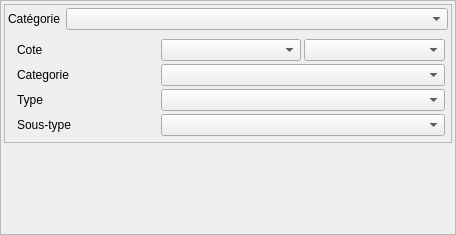
<?xml version="1.0" encoding="UTF-8"?>
<ui version="4.0">
 <class>Form</class>
 <widget class="QWidget" name="Form">
  <property name="geometry">
   <rect>
    <x>0</x>
    <y>0</y>
    <width>456</width>
    <height>235</height>
   </rect>
  </property>
  <property name="windowTitle">
   <string>Form</string>
  </property>
  <layout class="QVBoxLayout" name="verticalLayout_2" stretch="20">
   <property name="leftMargin">
    <number>0</number>
   </property>
   <property name="topMargin">
    <number>0</number>
   </property>
   <property name="rightMargin">
    <number>0</number>
   </property>
   <property name="bottomMargin">
    <number>0</number>
   </property>
   <item>
    <widget class="QFrame" name="frame">
     <property name="frameShape">
      <enum>QFrame::StyledPanel</enum>
     </property>
     <property name="frameShadow">
      <enum>QFrame::Raised</enum>
     </property>
     <layout class="QVBoxLayout" name="verticalLayout">
      <property name="leftMargin">
       <number>3</number>
      </property>
      <property name="topMargin">
       <number>3</number>
      </property>
      <property name="rightMargin">
       <number>3</number>
      </property>
      <property name="bottomMargin">
       <number>3</number>
      </property>
      <item>
       <widget class="QFrame" name="frame_2">
        <property name="frameShape">
         <enum>QFrame::StyledPanel</enum>
        </property>
        <property name="frameShadow">
         <enum>QFrame::Raised</enum>
        </property>
        <layout class="QGridLayout" name="gridLayout_3" columnstretch="1,10">
         <property name="leftMargin">
          <number>3</number>
         </property>
         <property name="topMargin">
          <number>3</number>
         </property>
         <property name="rightMargin">
          <number>3</number>
         </property>
         <property name="bottomMargin">
          <number>3</number>
         </property>
         <item row="0" column="1">
          <widget class="QComboBox" name="comboBox_groupedes"/>
         </item>
         <item row="0" column="0">
          <widget class="QLabel" name="label_2">
           <property name="text">
            <string>Catégorie</string>
           </property>
          </widget>
         </item>
         <item row="1" column="0" colspan="2">
          <widget class="QStackedWidget" name="stackedWidget">
           <property name="currentIndex">
            <number>0</number>
           </property>
           <widget class="QWidget" name="page">
            <layout class="QGridLayout" name="gridLayout_2">
             <property name="topMargin">
              <number>3</number>
             </property>
             <property name="rightMargin">
              <number>3</number>
             </property>
             <property name="bottomMargin">
              <number>3</number>
             </property>
             <property name="spacing">
              <number>3</number>
             </property>
             <item row="4" column="0">
              <widget class="QLabel" name="label">
               <property name="text">
                <string>Sous-type</string>
               </property>
              </widget>
             </item>
             <item row="1" column="0">
              <widget class="QLabel" name="label_5">
               <property name="text">
                <string>Categorie</string>
               </property>
              </widget>
             </item>
             <item row="0" column="0">
              <widget class="QLabel" name="label_4">
               <property name="text">
                <string>Cote</string>
               </property>
              </widget>
             </item>
             <item row="2" column="1" colspan="2">
              <widget class="QComboBox" name="comboBox_des_type"/>
             </item>
             <item row="1" column="1" colspan="2">
              <widget class="QComboBox" name="comboBox_des_cat"/>
             </item>
             <item row="0" column="1">
              <widget class="QComboBox" name="comboBox_cote"/>
             </item>
             <item row="0" column="2">
              <widget class="QComboBox" name="comboBox_position"/>
             </item>
             <item row="2" column="0">
              <widget class="QLabel" name="label_6">
               <property name="text">
                <string>Type</string>
               </property>
              </widget>
             </item>
             <item row="4" column="1" colspan="2">
              <widget class="QComboBox" name="comboBox_sstypedes"/>
             </item>
            </layout>
           </widget>
           <widget class="QWidget" name="page_2">
            <layout class="QHBoxLayout" name="horizontalLayout_2">
             <item>
              <widget class="QLabel" name="label_3">
               <property name="text">
                <string>A remplir avec les spec desordre cat2</string>
               </property>
              </widget>
             </item>
            </layout>
           </widget>
          </widget>
         </item>
        </layout>
       </widget>
      </item>
      <item>
       <spacer name="verticalSpacer">
        <property name="orientation">
         <enum>Qt::Vertical</enum>
        </property>
        <property name="sizeHint" stdset="0">
         <size>
          <width>20</width>
          <height>40</height>
         </size>
        </property>
       </spacer>
      </item>
     </layout>
    </widget>
   </item>
  </layout>
 </widget>
 <resources/>
 <connections/>
</ui>
